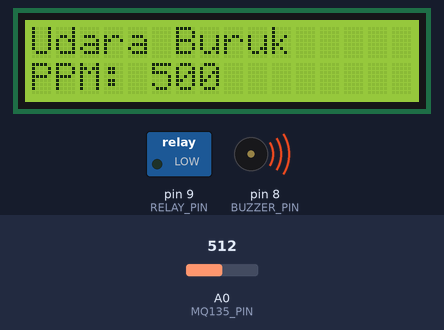
Bench run of a sketch on a simulated Arduino Uno, built with avr-gcc and run on an emulated ATmega328P. Shown: 16×2 character LCD, switched loads named in the sketch (green lamp = pin HIGH), buzzer (waves = sounding, pin HIGH). The inputs (shaded band) are chosen by the test bench; at power-on: A0 (MQ135_PIN) = 512. WiFi joins after 1.5 s; servers stay silent unless stated; pins used as bus, display or sensor lines are not drawn; what the sketch prints to the serial monitor is not drawn.

Above: at 3.0 s.
3.1 s: A0 (MQ135_PIN) set to 310
At 5.0 s:
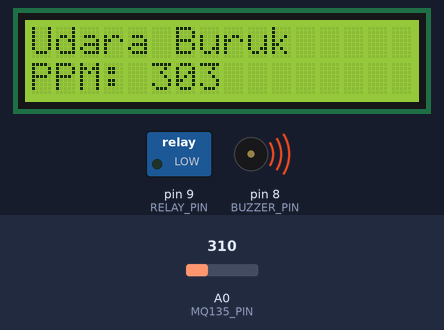
5.4 s: A0 (MQ135_PIN) set to 285
At 7.0 s:
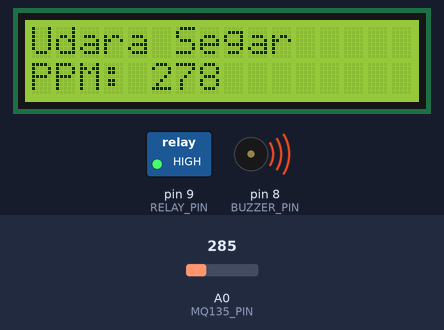
7.4 s: A0 (MQ135_PIN) set to 810
At 9.2 s:
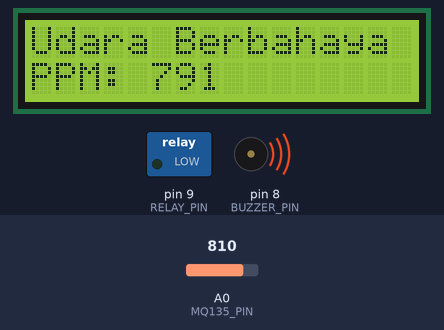
9.5 s: A0 (MQ135_PIN) set to 793
At 11.3 s:
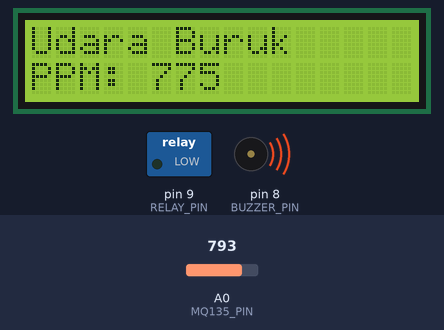
Timing chart, 0 to 12.5 s (numbered marks = the images above; inputs shaded):
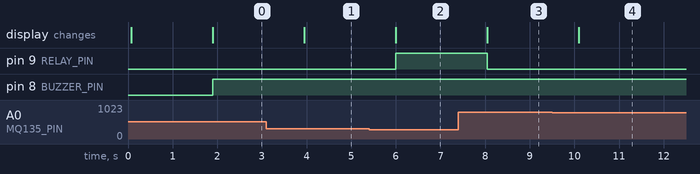

Measured:
- the behaviour switches between 300 and 299 on A0 (MQ135_PIN) (found by bisection; images 1 and 2)
- the behaviour switches between 800 and 799 on A0 (MQ135_PIN) (found by bisection; images 3 and 4)
- after the input at 3.1 s, the display: changes after 0.85 s (image 1)
- after the input at 5.4 s, pin 9 (RELAY_PIN): LOW → HIGH after 0.59 s; the display: changes after 0.59 s (image 2)
- after the input at 7.4 s, pin 9 (RELAY_PIN): HIGH → LOW after 0.64 s; the display: changes after 0.64 s (image 3)
- after the input at 9.5 s, the display: changes after 0.59 s (image 4)

The sketch:

MQ1.ino
```cpp
#include <Wire.h>
#include <LiquidCrystal_I2C.h>
#define BLYNK_PRINT Serial
#include <ESP8266_Lib.h>
#include <BlynkSimpleShieldEsp8266.h>
#include <SoftwareSerial.h>
SoftwareSerial EspSerial(2, 3); // RX, TX

#define BLYNK_AUTH_TOKEN "KAZDeOFStFylpaV57E-pVqLGwerAsP7z"
char ssid[] = "AGUNG";
char pass[] = "agungsuryana18";


LiquidCrystal_I2C lcd(0x27, 16, 2);

const int MQ135_PIN = A0;
const int BUZZER_PIN = 8;
const int RELAY_PIN = 9;

#define ESP8266_BAUD 115200

ESP8266 wifi(&EspSerial);

void setup() {
  Serial.begin(115200);
  EspSerial.begin(ESP8266_BAUD);
  delay(10);
  lcd.begin(16, 2);
  lcd.backlight();

  pinMode(BUZZER_PIN, OUTPUT);
  pinMode(RELAY_PIN, OUTPUT);
   Blynk.begin(BLYNK_AUTH_TOKEN, wifi, ssid, pass, "blynk.cloud", 80);
}

void loop() {
  int airQuality = analogRead(MQ135_PIN);

  Serial.print("Air Quality: ");
  Serial.println(airQuality);

  int ppm = map(airQuality, 0, 1023, 0, 1000);

  Serial.print("PPM: ");
  Serial.println(ppm);

  lcd.clear();
  lcd.setCursor(0, 1);
  lcd.print("PPM:");
  lcd.setCursor(5, 1);
  lcd.print(ppm);

 if (airQuality >= 800) {
  lcd.setCursor(0, 0);
  lcd.print("Udara Berbahaya");
  digitalWrite(RELAY_PIN, LOW);
  digitalWrite(BUZZER_PIN, HIGH); // Mengatur suara buzzer dengan PWM penuh (255)
}
else if (airQuality >= 300) {
  lcd.setCursor(0, 0);
  lcd.print("Udara Buruk");
  digitalWrite(RELAY_PIN, LOW);
  digitalWrite(BUZZER_PIN, HIGH); // Mengatur suara buzzer dengan PWM setengah (128)
}
else {
  lcd.setCursor(0, 0);
  lcd.print("Udara Segar"); // Menempatkan kursor di kolom 11 pada baris 1
  digitalWrite(RELAY_PIN, HIGH);
  noTone(BUZZER_PIN);
}

  Blynk.virtualWrite(V1, ppm); // V1 is for PPM
  Blynk.run();
  delay(1000);
}
```
